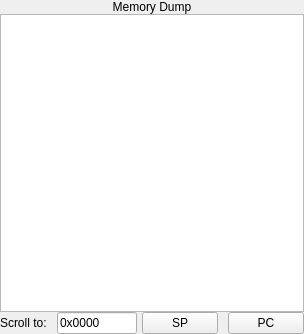
<?xml version="1.0" encoding="UTF-8"?>
<ui version="4.0">
 <class>MemoryDumpPane</class>
 <widget class="QWidget" name="MemoryDumpPane">
  <property name="geometry">
   <rect>
    <x>0</x>
    <y>0</y>
    <width>304</width>
    <height>334</height>
   </rect>
  </property>
  <property name="sizePolicy">
   <sizepolicy hsizetype="Minimum" vsizetype="Preferred">
    <horstretch>0</horstretch>
    <verstretch>0</verstretch>
   </sizepolicy>
  </property>
  <property name="minimumSize">
   <size>
    <width>240</width>
    <height>300</height>
   </size>
  </property>
  <property name="maximumSize">
   <size>
    <width>16777215</width>
    <height>16777215</height>
   </size>
  </property>
  <property name="baseSize">
   <size>
    <width>0</width>
    <height>0</height>
   </size>
  </property>
  <property name="windowTitle">
   <string>Form</string>
  </property>
  <layout class="QVBoxLayout" name="verticalLayout">
   <property name="spacing">
    <number>0</number>
   </property>
   <property name="leftMargin">
    <number>0</number>
   </property>
   <property name="topMargin">
    <number>0</number>
   </property>
   <property name="rightMargin">
    <number>0</number>
   </property>
   <property name="bottomMargin">
    <number>0</number>
   </property>
   <item>
    <widget class="QLabel" name="label">
     <property name="palette">
      <palette>
       <active>
        <colorrole role="Base">
         <brush brushstyle="SolidPattern">
          <color alpha="255">
           <red>255</red>
           <green>255</green>
           <blue>255</blue>
          </color>
         </brush>
        </colorrole>
        <colorrole role="Window">
         <brush brushstyle="SolidPattern">
          <color alpha="255">
           <red>104</red>
           <green>173</green>
           <blue>245</blue>
          </color>
         </brush>
        </colorrole>
       </active>
       <inactive>
        <colorrole role="Base">
         <brush brushstyle="SolidPattern">
          <color alpha="255">
           <red>255</red>
           <green>255</green>
           <blue>255</blue>
          </color>
         </brush>
        </colorrole>
        <colorrole role="Window">
         <brush brushstyle="SolidPattern">
          <color alpha="255">
           <red>104</red>
           <green>173</green>
           <blue>245</blue>
          </color>
         </brush>
        </colorrole>
       </inactive>
       <disabled>
        <colorrole role="Base">
         <brush brushstyle="SolidPattern">
          <color alpha="255">
           <red>104</red>
           <green>173</green>
           <blue>245</blue>
          </color>
         </brush>
        </colorrole>
        <colorrole role="Window">
         <brush brushstyle="SolidPattern">
          <color alpha="255">
           <red>104</red>
           <green>173</green>
           <blue>245</blue>
          </color>
         </brush>
        </colorrole>
       </disabled>
      </palette>
     </property>
     <property name="text">
      <string>Memory Dump</string>
     </property>
     <property name="textFormat">
      <enum>Qt::AutoText</enum>
     </property>
     <property name="alignment">
      <set>Qt::AlignCenter</set>
     </property>
    </widget>
   </item>
   <item>
    <widget class="QTableView" name="tableView">
     <property name="sizePolicy">
      <sizepolicy hsizetype="Expanding" vsizetype="Expanding">
       <horstretch>0</horstretch>
       <verstretch>0</verstretch>
      </sizepolicy>
     </property>
     <property name="minimumSize">
      <size>
       <width>20</width>
       <height>200</height>
      </size>
     </property>
     <property name="editTriggers">
      <set>QAbstractItemView::DoubleClicked|QAbstractItemView::EditKeyPressed|QAbstractItemView::SelectedClicked</set>
     </property>
     <property name="showGrid">
      <bool>false</bool>
     </property>
     <attribute name="horizontalHeaderVisible">
      <bool>false</bool>
     </attribute>
     <attribute name="horizontalHeaderMinimumSectionSize">
      <number>22</number>
     </attribute>
     <attribute name="verticalHeaderVisible">
      <bool>false</bool>
     </attribute>
    </widget>
   </item>
   <item>
    <layout class="QHBoxLayout" name="horizontalLayout">
     <property name="spacing">
      <number>0</number>
     </property>
     <item>
      <widget class="QLabel" name="scrollToLabel">
       <property name="text">
        <string>Scroll to:</string>
       </property>
      </widget>
     </item>
     <item>
      <widget class="QFrame" name="frame">
       <property name="minimumSize">
        <size>
         <width>10</width>
         <height>0</height>
        </size>
       </property>
       <property name="maximumSize">
        <size>
         <width>10</width>
         <height>16777215</height>
        </size>
       </property>
       <property name="frameShape">
        <enum>QFrame::NoFrame</enum>
       </property>
       <property name="frameShadow">
        <enum>QFrame::Raised</enum>
       </property>
      </widget>
     </item>
     <item>
      <widget class="QLineEdit" name="scrollToLineEdit">
       <property name="minimumSize">
        <size>
         <width>80</width>
         <height>0</height>
        </size>
       </property>
       <property name="maximumSize">
        <size>
         <width>80</width>
         <height>16777215</height>
        </size>
       </property>
       <property name="text">
        <string>0x0000</string>
       </property>
       <property name="maxLength">
        <number>6</number>
       </property>
       <property name="frame">
        <bool>true</bool>
       </property>
      </widget>
     </item>
     <item>
      <widget class="QFrame" name="frame_2">
       <property name="minimumSize">
        <size>
         <width>10</width>
         <height>0</height>
        </size>
       </property>
       <property name="maximumSize">
        <size>
         <width>10</width>
         <height>16777215</height>
        </size>
       </property>
       <property name="frameShape">
        <enum>QFrame::NoFrame</enum>
       </property>
       <property name="frameShadow">
        <enum>QFrame::Raised</enum>
       </property>
      </widget>
     </item>
     <item>
      <widget class="QPushButton" name="spPushButton">
       <property name="text">
        <string>SP</string>
       </property>
      </widget>
     </item>
     <item>
      <widget class="QFrame" name="frame_3">
       <property name="minimumSize">
        <size>
         <width>10</width>
         <height>0</height>
        </size>
       </property>
       <property name="maximumSize">
        <size>
         <width>10</width>
         <height>16777215</height>
        </size>
       </property>
       <property name="frameShape">
        <enum>QFrame::NoFrame</enum>
       </property>
       <property name="frameShadow">
        <enum>QFrame::Raised</enum>
       </property>
      </widget>
     </item>
     <item>
      <widget class="QPushButton" name="pcPushButton">
       <property name="text">
        <string>PC</string>
       </property>
      </widget>
     </item>
     <item>
      <spacer name="horizontalSpacer">
       <property name="orientation">
        <enum>Qt::Horizontal</enum>
       </property>
       <property name="sizeHint" stdset="0">
        <size>
         <width>40</width>
         <height>20</height>
        </size>
       </property>
      </spacer>
     </item>
    </layout>
   </item>
  </layout>
 </widget>
 <resources/>
 <connections/>
</ui>
